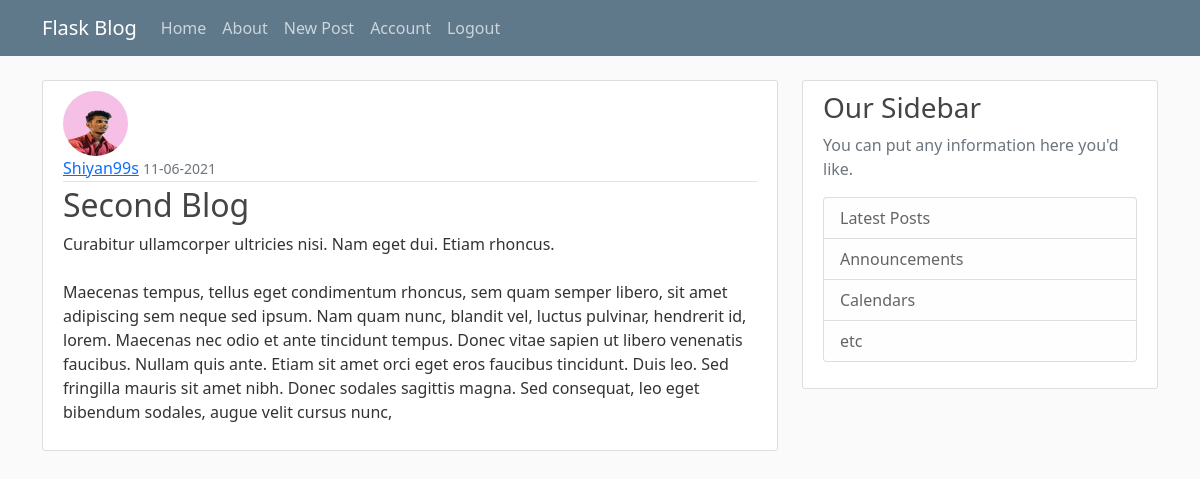
The app's page /post/2 (signed in) with its own data.
### flaskblog/models.py (models this page shows, shortened)
class User(db.Model, UserMixin):
    id = db.Column(db.Integer, primary_key=True)
    username = db.Column(db.String(20), unique=True, nullable=False)
    email = db.Column(db.String(120), unique=True, nullable=False)
    image_file = db.Column(db.String(20), nullable=False,
                           default='default.jpg')
    password = db.Column(db.String(60), nullable=False)
    posts = db.relationship('Post', backref='author', lazy=True)

class Post(db.Model):
    id = db.Column(db.Integer, primary_key=True)
    title = db.Column(db.String(100), nullable=False)
    date_posted = db.Column(db.DateTime, nullable=False,
                            default=datetime.utcnow)
    content = db.Column(db.Text, nullable=False)
    user_id = db.Column(db.Integer, db.ForeignKey('user.id'), nullable=False)

### flaskblog/routes.py (the view)
@app.route("/post/<int:post_id>")
def post(post_id):
    post = Post.query.get_or_404(post_id)
    return render_template('post.html', title=post.title, post=post)

### flaskblog/models.py (called while the page is built)
@login_manager.user_loader
def load_user(user_id):
    return User.query.get(int(user_id))

### flaskblog/templates/post.html
{% extends "layout.html" %}
{% block content %}
    <article class="media content-section">
        <img class="rounded-circle article-img" src="{{ url_for('static', filename='profile_pics/' + post.author.image_file) }}" alt="">
        <div class="media-body">
            <div class="article-metadata">
            <a class="mr-2" href="#">{{ post.author.username }}</a>
            <small class="text-muted">{{ post.date_posted.strftime('%d-%m-%Y') }}</small>
            </div>
            <h2 class="article-title">{{ post.title }}</h2>
            <p class="article-content">{{ post.content }}</p>
        </div>
    </article>
{% endblock content %}

### flaskblog/static/main.css (style rules this page uses)
body { background: #fafafa; color: #333333; margin-top: 5rem; }
h1, h2, h3, h4, h5, h6 { color: #444444; }
.content-section { background: #ffffff; padding: 10px 20px; border: 1px solid #dddddd; border-radius: 3px; margin-bottom: 20px; }
.article-title { color: #444444; }
.article-content { white-space: pre-line; }
.article-img { height: 65px; width: 65px; margin-right: 16px; }
.article-metadata { padding-bottom: 1px; margin-bottom: 4px; border-bottom: 1px solid #e3e3e3; }

### records on screen
User: image_file (picture), author.username "Shiyan99s"
Post: date_posted "11-06-2021", title "Second Blog", content "Curabitur ullamcorper ultricies nisi. Nam eget dui. Etiam rhoncus. Maecenas tempus, tellus eget condimentum rhoncus, sem quam semper libero, sit amet adipiscing sem neque sed ipsum. Nam quam nunc, blandit vel, luctus pulvinar, hendrerit id, lorem. Maecenas nec odio et ante tincidunt tempus. Donec vitae sapien ut libero venenatis faucibus. Nullam quis ante. Etiam sit amet orci eget eros faucibus tincidunt. Duis leo. Sed fringilla mauris sit amet nibh. Donec sodales sagittis magna. Sed consequat, leo eget bibendum sodales, augue velit cursus nunc,"
